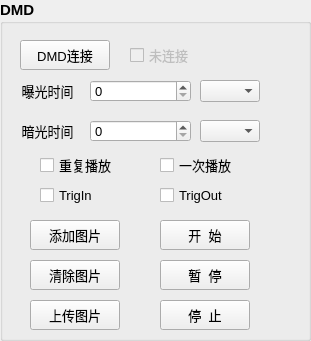
   <widget class="QGroupBox" name="DMDgroupBox">
    <property name="geometry">
     <rect>
      <x>450</x>
      <y>10</y>
      <width>311</width>
      <height>341</height>
     </rect>
    </property>
    <property name="font">
     <font>
      <pointsize>11</pointsize>
      <weight>75</weight>
      <bold>true</bold>
     </font>
    </property>
    <property name="title">
     <string>DMD</string>
    </property>
    <widget class="QComboBox" name="darkTimeUnitComboBox">
     <property name="geometry">
      <rect>
       <x>200</x>
       <y>120</y>
       <width>60</width>
       <height>22</height>
      </rect>
     </property>
     <property name="font">
      <font>
       <pointsize>10</pointsize>
       <weight>50</weight>
       <bold>false</bold>
      </font>
     </property>
    </widget>
    <widget class="QLabel" name="label">
     <property name="geometry">
      <rect>
       <x>10</x>
       <y>80</y>
       <width>75</width>
       <height>22</height>
      </rect>
     </property>
     <property name="font">
      <font>
       <pointsize>10</pointsize>
       <weight>50</weight>
       <bold>false</bold>
       <kerning>true</kerning>
      </font>
     </property>
     <property name="focusPolicy">
      <enum>Qt::NoFocus</enum>
     </property>
     <property name="layoutDirection">
      <enum>Qt::LeftToRight</enum>
     </property>
     <property name="text">
      <string>曝光时间</string>
     </property>
     <property name="alignment">
      <set>Qt::AlignCenter</set>
     </property>
    </widget>
    <widget class="QSpinBox" name="expoTimeSpinBox">
     <property name="geometry">
      <rect>
       <x>90</x>
       <y>80</y>
       <width>101</width>
       <height>22</height>
      </rect>
     </property>
     <property name="font">
      <font>
       <pointsize>10</pointsize>
       <weight>50</weight>
       <bold>false</bold>
      </font>
     </property>
     <property name="suffix">
      <string/>
     </property>
    </widget>
    <widget class="QLabel" name="label_2">
     <property name="geometry">
      <rect>
       <x>10</x>
       <y>120</y>
       <width>75</width>
       <height>22</height>
      </rect>
     </property>
     <property name="font">
      <font>
       <pointsize>10</pointsize>
       <weight>50</weight>
       <bold>false</bold>
       <kerning>true</kerning>
      </font>
     </property>
     <property name="focusPolicy">
      <enum>Qt::NoFocus</enum>
     </property>
     <property name="layoutDirection">
      <enum>Qt::LeftToRight</enum>
     </property>
     <property name="text">
      <string>暗光时间</string>
     </property>
     <property name="alignment">
      <set>Qt::AlignCenter</set>
     </property>
    </widget>
    <widget class="QComboBox" name="expoTimeUnitComboBox">
     <property name="geometry">
      <rect>
       <x>200</x>
       <y>80</y>
       <width>60</width>
       <height>22</height>
      </rect>
     </property>
     <property name="font">
      <font>
       <pointsize>10</pointsize>
       <weight>50</weight>
       <bold>false</bold>
      </font>
     </property>
    </widget>
    <widget class="QSpinBox" name="darkTimeSpinBox">
     <property name="geometry">
      <rect>
       <x>90</x>
       <y>120</y>
       <width>101</width>
       <height>22</height>
      </rect>
     </property>
     <property name="font">
      <font>
       <pointsize>10</pointsize>
       <weight>50</weight>
       <bold>false</bold>
      </font>
     </property>
     <property name="suffix">
      <string/>
     </property>
    </widget>
    <widget class="QPushButton" name="ClearPatternsButton">
     <property name="geometry">
      <rect>
       <x>30</x>
       <y>260</y>
       <width>90</width>
       <height>30</height>
      </rect>
     </property>
     <property name="font">
      <font>
       <pointsize>10</pointsize>
       <weight>50</weight>
       <bold>false</bold>
      </font>
     </property>
     <property name="text">
      <string>清除图片</string>
     </property>
    </widget>
    <widget class="QPushButton" name="UpdateLUTButton">
     <property name="geometry">
      <rect>
       <x>30</x>
       <y>300</y>
       <width>90</width>
       <height>30</height>
      </rect>
     </property>
     <property name="font">
      <font>
       <pointsize>10</pointsize>
       <weight>50</weight>
       <bold>false</bold>
      </font>
     </property>
     <property name="text">
      <string>上传图片</string>
     </property>
    </widget>
    <widget class="QPushButton" name="startPatSequenceButton">
     <property name="geometry">
      <rect>
       <x>160</x>
       <y>220</y>
       <width>90</width>
       <height>30</height>
      </rect>
     </property>
     <property name="font">
      <font>
       <pointsize>10</pointsize>
       <weight>50</weight>
       <italic>false</italic>
       <bold>false</bold>
       <underline>false</underline>
      </font>
     </property>
     <property name="text">
      <string>开  始</string>
     </property>
    </widget>
    <widget class="QPushButton" name="stopPatSequenceButton">
     <property name="geometry">
      <rect>
       <x>160</x>
       <y>300</y>
       <width>90</width>
       <height>30</height>
      </rect>
     </property>
     <property name="font">
      <font>
       <pointsize>10</pointsize>
       <weight>50</weight>
       <bold>false</bold>
      </font>
     </property>
     <property name="text">
      <string>停  止</string>
     </property>
    </widget>
    <widget class="QPushButton" name="pausePatSequenceButton">
     <property name="geometry">
      <rect>
       <x>160</x>
       <y>260</y>
       <width>90</width>
       <height>30</height>
      </rect>
     </property>
     <property name="font">
      <font>
       <pointsize>10</pointsize>
       <weight>50</weight>
       <bold>false</bold>
      </font>
     </property>
     <property name="text">
      <string>暂  停</string>
     </property>
    </widget>
    <widget class="QPushButton" name="AddPatternsButton">
     <property name="geometry">
      <rect>
       <x>30</x>
       <y>220</y>
       <width>90</width>
       <height>30</height>
      </rect>
     </property>
     <property name="font">
      <font>
       <pointsize>10</pointsize>
       <weight>50</weight>
       <bold>false</bold>
      </font>
     </property>
     <property name="text">
      <string>添加图片</string>
     </property>
    </widget>
    <widget class="QCheckBox" name="DMDConnectCheckBox">
     <property name="enabled">
      <bool>false</bool>
     </property>
     <property name="geometry">
      <rect>
       <x>130</x>
       <y>40</y>
       <width>75</width>
       <height>30</height>
      </rect>
     </property>
     <property name="font">
      <font>
       <pointsize>10</pointsize>
       <weight>50</weight>
       <bold>false</bold>
      </font>
     </property>
     <property name="text">
      <string>未连接</string>
     </property>
    </widget>
    <widget class="QPushButton" name="DMDConnectButton">
     <property name="geometry">
      <rect>
       <x>20</x>
       <y>40</y>
       <width>90</width>
       <height>30</height>
      </rect>
     </property>
     <property name="font">
      <font>
       <pointsize>10</pointsize>
       <weight>50</weight>
       <bold>false</bold>
      </font>
     </property>
     <property name="text">
      <string>DMD连接</string>
     </property>
    </widget>
    <widget class="QCheckBox" name="DMDRepeatCheckBox">
     <property name="enabled">
      <bool>true</bool>
     </property>
     <property name="geometry">
      <rect>
       <x>40</x>
       <y>150</y>
       <width>75</width>
       <height>30</height>
      </rect>
     </property>
     <property name="font">
      <font>
       <pointsize>10</pointsize>
       <weight>50</weight>
       <bold>false</bold>
      </font>
     </property>
     <property name="text">
      <string>重复播放</string>
     </property>
    </widget>
    <widget class="QCheckBox" name="DMDPlayOnceCheckBox">
     <property name="enabled">
      <bool>true</bool>
     </property>
     <property name="geometry">
      <rect>
       <x>160</x>
       <y>150</y>
       <width>75</width>
       <height>30</height>
      </rect>
     </property>
     <property name="font">
      <font>
       <pointsize>10</pointsize>
       <weight>50</weight>
       <bold>false</bold>
      </font>
     </property>
     <property name="text">
      <string>一次播放</string>
     </property>
    </widget>
    <widget class="QCheckBox" name="DMDTrigInCheckBox">
     <property name="enabled">
      <bool>true</bool>
     </property>
     <property name="geometry">
      <rect>
       <x>40</x>
       <y>180</y>
       <width>75</width>
       <height>30</height>
      </rect>
     </property>
     <property name="font">
      <font>
       <pointsize>10</pointsize>
       <weight>50</weight>
       <bold>false</bold>
      </font>
     </property>
     <property name="text">
      <string>TrigIn</string>
     </property>
    </widget>
    <widget class="QCheckBox" name="DMDTrigOutCheckBox">
     <property name="enabled">
      <bool>true</bool>
     </property>
     <property name="geometry">
      <rect>
       <x>160</x>
       <y>180</y>
       <width>101</width>
       <height>30</height>
      </rect>
     </property>
     <property name="font">
      <font>
       <pointsize>10</pointsize>
       <weight>50</weight>
       <bold>false</bold>
      </font>
     </property>
     <property name="text">
      <string>TrigOut</string>
     </property>
    </widget>
   </widget>
